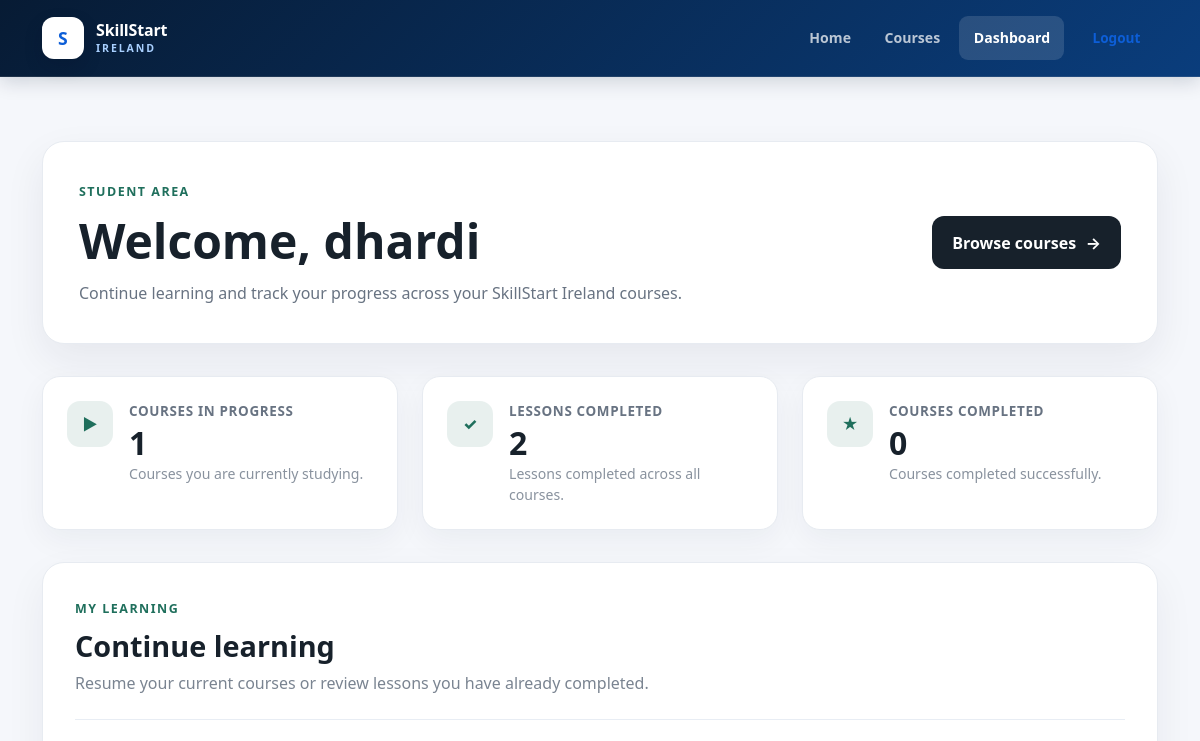
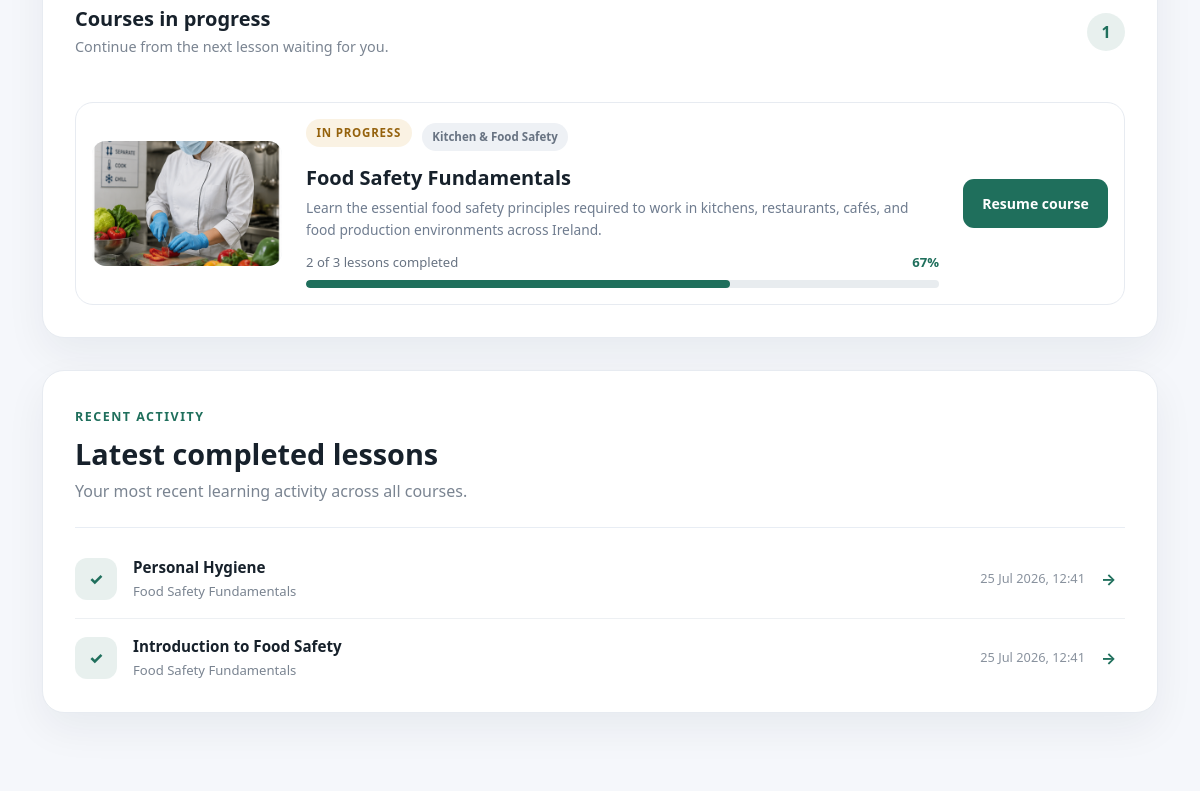
Before: /accounts/dashboard/ (signed in, upper part) with the older database file (2 pictures, top to bottom).
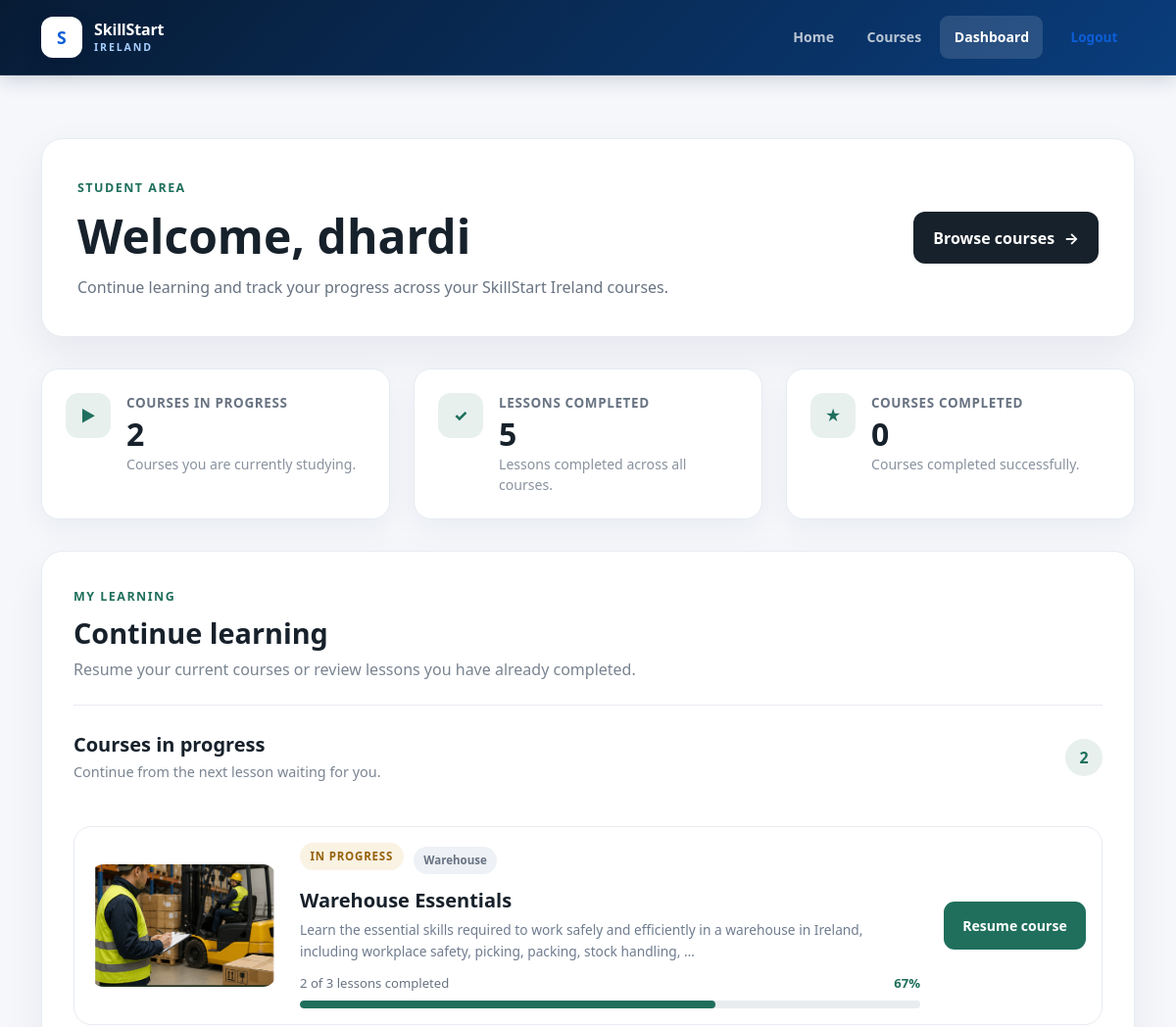
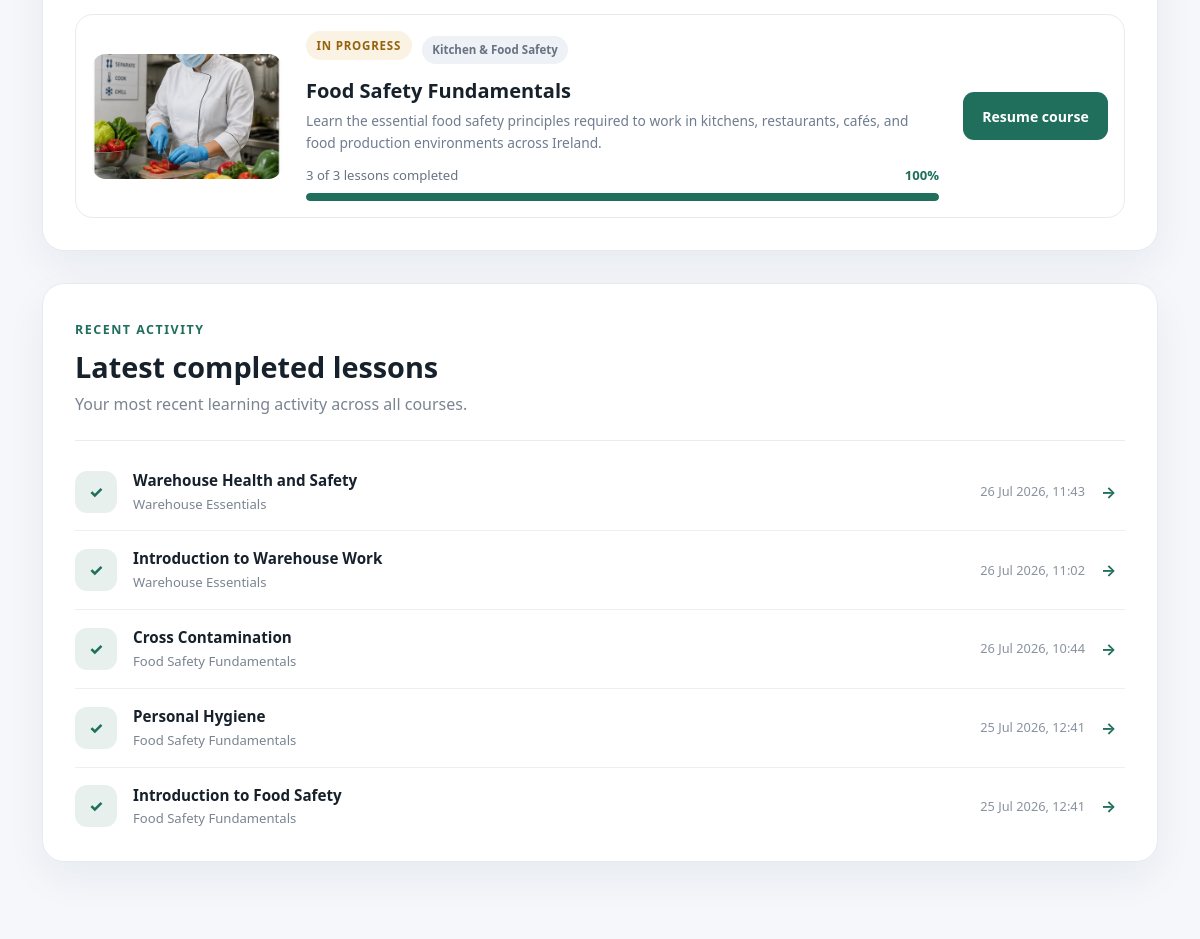
After: the same page with the newer database file (2 pictures, top to bottom).
### accounts/models.py (models this page shows, shortened)
class Enrollment(models.Model):
    user = models.ForeignKey(
        settings.AUTH_USER_MODEL,
        on_delete=models.CASCADE,
        related_name="enrollments",
    )
    course = models.ForeignKey(
        Course,
        on_delete=models.CASCADE,
        related_name="enrollments",
    )
    started_at = models.DateTimeField(
        auto_now_add=True,
    )
    completed_at = models.DateTimeField(
        blank=True,
        null=True,
    )
    is_completed = models.BooleanField(
        default=False,
    )
    class Meta:
        ordering = ["-started_at"]
        constraints = [
            models.UniqueConstraint(
                fields=["user", "course"],
                name="unique_user_course_enrollment",
            ),
        ]

class LessonProgress(models.Model):
    enrollment = models.ForeignKey(
        Enrollment,
        on_delete=models.CASCADE,
        related_name="lesson_progress",
    )
    lesson = models.ForeignKey(
        Lesson,
        on_delete=models.CASCADE,
        related_name="lesson_progress",
    )
    completed = models.BooleanField(default=False)
    completed_at = models.DateTimeField(
        blank=True,
        null=True,
    )
    class Meta:
        constraints = [
            models.UniqueConstraint(
                fields=["enrollment", "lesson"],
                name="unique_enrollment_lesson",
            )
        ]

### courses/models.py (models this page shows, shortened)
class Course(models.Model):
    category = models.ForeignKey(
        Category,
        on_delete=models.CASCADE,
        related_name="courses",
    )
    title = models.CharField(
        max_length=150,
    )
    description = models.TextField()
    slug = models.SlugField(
        max_length=170,
        unique=True,
    )
    image = models.ImageField(
        upload_to="courses/",
        blank=True,
        null=True,
    )
    is_free = models.BooleanField(
        default=True,
    )
    price = models.DecimalField(
        max_digits=8,
        decimal_places=2,
        default=0,
    )
    currency = models.CharField(
        max_length=3,
        default="EUR",
    )
    is_published = models.BooleanField(
        default=False,
    )
    created_at = models.DateTimeField(
        auto_now_add=True,
    )

class Category(models.Model):
    name = models.CharField(max_length=100)
    description = models.TextField(blank=True)
    slug = models.SlugField(max_length=120, unique=True)
    class Meta:
        verbose_name_plural = "Categories"

class Lesson(models.Model):
    course = models.ForeignKey(
        Course,
        on_delete=models.CASCADE,
        related_name="lessons",
    )
    title = models.CharField(
        max_length=150,
    )
    content = models.TextField(
        blank=True,
    )
    image = models.ImageField(
        upload_to="lessons/images/",
        blank=True,
        null=True,
    )
    video_url = models.URLField(
        blank=True,
    )
    order = models.PositiveIntegerField(
        default=1,
    )
    is_published = models.BooleanField(
        default=False,
    )
    class Meta:
        ordering = ("order",)

### accounts/views.py (the view)
@login_required
def dashboard(request):
    enrollments = list(
        Enrollment.objects
        .filter(user=request.user)
        .select_related(
            "course",
            "course__category",
        )
        .order_by("-started_at")
    )
    courses_started = 0
    courses_completed = 0
    lessons_completed = 0
    in_progress_enrollments = []
    completed_enrollments = []
    for enrollment in enrollments:
        published_lessons = list(
            enrollment.course.lessons
            .filter(is_published=True)
            .order_by("order", "id")
        )
        completed_lesson_ids = set(
            LessonProgress.objects
            .filter(
                enrollment=enrollment,
                completed=True,
                lesson__is_published=True,
            )
            .values_list(
                "lesson_id",
                flat=True,
            )
        )
        total_lessons = len(published_lessons)
        completed_lessons = len(
            completed_lesson_ids
        )
        lessons_completed += completed_lessons
        if total_lessons > 0:
            progress_percentage = round(
                completed_lessons
                / total_lessons
                * 100
            )
        else:
            progress_percentage = 0
        next_lesson = None
        for lesson in published_lessons:
            if lesson.id not in completed_lesson_ids:
                next_lesson = lesson
                break
        if (
            next_lesson is None
            and published_lessons
        ):
            next_lesson = published_lessons[-1]
        enrollment.total_lessons = total_lessons
        enrollment.completed_lessons = (
            completed_lessons
        )
        enrollment.progress_percentage = (
            progress_percentage
        )
        enrollment.resume_lesson = next_lesson
        if enrollment.is_completed:
            courses_completed += 1
            completed_enrollments.append(
                enrollment
            )
        else:
            courses_started += 1
            in_progress_enrollments.append(
                enrollment
            )
    recent_activity = (
        LessonProgress.objects
        .filter(
            enrollment__user=request.user,
            completed=True,
            completed_at__isnull=False,
        )
        .select_related(
            "lesson",
            "lesson__course",
        )
        .order_by("-completed_at")[:5]
    )
    context = {
        "courses_started": courses_started,
        "courses_completed": courses_completed,
        "lessons_completed": lessons_completed,
        "in_progress_enrollments": (
            in_progress_enrollments
        ),
        "completed_enrollments": (
            completed_enrollments
        ),
        "recent_activity": recent_activity,
    }
    return render(
        request,
        "accounts/dashboard.html",
        context,
    )

### accounts/templates/accounts/dashboard.html (shortened to what the changed rows need)
{% extends "base.html" %}
{% block content %}
<section class="dashboard-section">
    <div class="container">
        <header class="dashboard-header">
            <div>
                <h1>
                    Welcome,
                    {% if request.user.first_name %}
                        {{ request.user.first_name }}
                    {% else %}
                        {{ request.user.username }}
                    {% endif %}
                </h1>
            </div>
        </header>
        <div class="row g-4 dashboard-statistics">
            <div class="col-12 col-md-4">
                <article class="dashboard-stat-card">
                    <div>
                        <span class="dashboard-stat-label">
                            Courses in progress
                        </span>
                        <strong>
                            {{ courses_started }}
                        </strong>
                        <p>
                            Courses you are currently studying.
                        </p>
                    </div>
                </article>
            </div>
            <div class="col-12 col-md-4">
                <article class="dashboard-stat-card">
                    <div>
                        <span class="dashboard-stat-label">
                            Lessons completed
                        </span>
                        <strong>
                            {{ lessons_completed }}
                        </strong>
                        <p>
                            Lessons completed across all courses.
                        </p>
                    </div>
                </article>
            </div>
        </div>
        <section class="dashboard-learning-section">
            <div class="dashboard-content-header">
                <div>
                    <h2>
                        Continue learning
                    </h2>
                </div>
            </div>
            {% if in_progress_enrollments %}
                <div class="dashboard-subsection">
                    <div class="dashboard-subsection-header">
                        <div>
                            <h3>
                                Courses in progress
                            </h3>
                            <p>
                                Continue from the next lesson
                                waiting for you.
                            </p>
                        </div>
                        <span class="dashboard-section-count">
                            {{ courses_started }}
                        </span>
                    </div>
                    <div class="dashboard-course-list">
                        {% for enrollment in in_progress_enrollments %}
                            <article class="dashboard-course-item">
                                <div class="dashboard-course-image">
                                    {% if enrollment.course.image %}
                                        <img
                                            src="{{ enrollment.course.image.url }}"
                                            alt="{{ enrollment.course.title }}"
                                        >
                                    {% else %}
                                        <div class="dashboard-course-placeholder">
                                            <span aria-hidden="true">
                                                📘
                                            </span>
                                        </div>
                                    {% endif %}
                                </div>
                                <div class="dashboard-course-content">
                                    <div class="dashboard-course-topline">
                                        <span
                                            class="
                                                dashboard-course-status
                                                dashboard-course-status-progress
                                            "
                                        >
                                            In progress
                                        </span>
                                        {% if enrollment.course.category %}
                                            <span class="dashboard-course-category">
                                                {{ enrollment.course.category.name }}
                                            </span>
                                        {% endif %}
                                    </div>
                                    <h3>
                                        {{ enrollment.course.title }}
                                    </h3>
                                    <p class="dashboard-course-description">
                                        {{ enrollment.course.description|truncatewords:22 }}
                                    </p>
                                    <div class="dashboard-course-progress-info">
                                        <span>
                                            {{ enrollment.completed_lessons }}
                                            of
                                            {{ enrollment.total_lessons }}
                                            lessons completed
                                        </span>
                                        <strong>
                                            {{ enrollment.progress_percentage }}%
                                        </strong>
                                    </div>
                                    <div
                                        class="dashboard-progress-bar"
                                        role="progressbar"
                                        aria-valuemin="0"
                                        aria-valuemax="100"
                                        aria-valuenow="{{ enrollment.progress_percentage }}"
                                        aria-label="Course progress"
                                    >
                                        <div
                                            class="dashboard-progress-fill"
                                            style="width: {{ enrollment.progress_percentage }}%;"
                                        ></div>
                                    </div>
                                </div>
                                <div class="dashboard-course-action">
                                    {% if enrollment.resume_lesson %}
                                        <a
                                            href="{% url 'courses:lesson_detail' enrollment.course.slug enrollment.resume_lesson.id %}"
                                            class="dashboard-primary-button"
                                        >
                                            {% if enrollment.progress_percentage > 0 %}
                                                Resume course
                                            {% else %}
                                                Start course
                                            {% endif %}
                                        </a>
                                    {% endif %}
                                </div>
                            </article>
                        {% endfor %}
                    </div>
                </div>
            {% endif %}
        </section>
        <section class="dashboard-activity-section">
            <div class="dashboard-content-header">
                <div>
                    <h2>
                        Latest completed lessons
                    </h2>
                </div>
            </div>
            {% if recent_activity %}
                <div class="dashboard-activity-list">
                    {% for progress in recent_activity %}
                        <a
                            href="{% url 'courses:lesson_detail' progress.lesson.course.slug progress.lesson.id %}"
                            class="dashboard-activity-item"
                        >
                            <div class="dashboard-activity-icon">
                                ✓
                            </div>
                            <div class="dashboard-activity-content">
                                <strong>
                                    {{ progress.lesson.title }}
                                </strong>
                                <span>
                                    {{ progress.lesson.course.title }}
                                </span>
                            </div>
                            <time
                                datetime="{{ progress.completed_at|date:'c' }}"
                            >
                                {{ progress.completed_at|date:"d M Y, H:i" }}
                            </time>
                            <span
                                class="dashboard-activity-arrow"
                                aria-hidden="true"
                            >
                                →
                            </span>
                        </a>
                    {% endfor %}
                </div>
            {% else %}
                <div class="dashboard-activity-empty">
                    Complete your first lesson and your
                    recent activity will appear here.
                </div>
            {% endif %}
        </section>
    </div>
</section>
{% endblock %}

Changed rows visible on the page:
added Enrollment: course.image (picture), course.category.name "Warehouse", course "Warehouse Essentials", course.description "Learn the essential skills required to work safely and efficiently in a warehouse in Ireland, including workplace safety, picking, packing, stock handling, …", completed_lessons "2", total_lessons "3", progress_percentage "67", shows "Resume course"
computed for Enrollment "Food Safety Fundamentals": completed_lessons "2" → "3"; progress_percentage "67" → "100"; {{ enrollment.progress_percentage }} 67 → 100 (drawn)
added LessonProgress: lesson "Warehouse Health and Safety", lesson.course "Warehouse Essentials", completed_at "26 Jul 2026, 11:43"
added LessonProgress: lesson "Introduction to Warehouse Work", lesson.course "Warehouse Essentials", completed_at "26 Jul 2026, 11:02"
added LessonProgress: lesson "Cross Contamination", lesson.course "Food Safety Fundamentals", completed_at "26 Jul 2026, 10:44"
Other visible differences:
{{ courses_started }}: "1" → "2"
{{ lessons_completed }}: "2" → "5"
